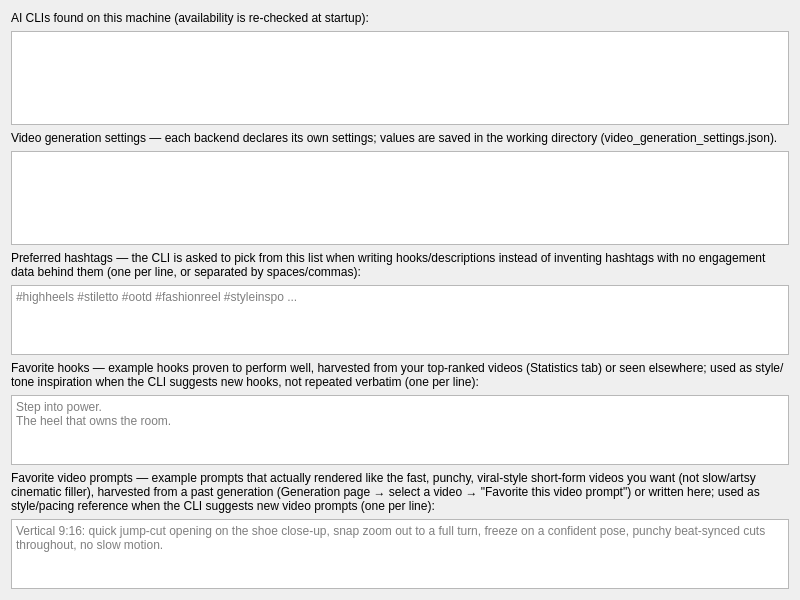
<?xml version="1.0" encoding="UTF-8"?>
<ui version="4.0">
 <class>PaneSettings</class>
 <widget class="QWidget" name="PaneSettings">
  <property name="geometry">
   <rect>
    <x>0</x>
    <y>0</y>
    <width>800</width>
    <height>600</height>
   </rect>
  </property>
  <property name="windowTitle">
   <string>Form</string>
  </property>
  <layout class="QVBoxLayout" name="verticalLayout">
   <item>
    <widget class="QLabel" name="labelClis">
     <property name="text">
      <string>AI CLIs found on this machine (availability is re-checked at startup):</string>
     </property>
    </widget>
   </item>
   <item>
    <widget class="QTableView" name="tableViewClis"/>
   </item>
   <item>
    <widget class="QLabel" name="labelInfo">
     <property name="text">
      <string>Video generation settings — each backend declares its own settings; values are saved in the working directory (video_generation_settings.json).</string>
     </property>
     <property name="wordWrap">
      <bool>true</bool>
     </property>
    </widget>
   </item>
   <item>
    <widget class="QTableView" name="tableViewGenerationSettings"/>
   </item>
   <item>
    <widget class="QLabel" name="labelHashtags">
     <property name="text">
      <string>Preferred hashtags — the CLI is asked to pick from this list when writing hooks/descriptions instead of inventing hashtags with no engagement data behind them (one per line, or separated by spaces/commas):</string>
     </property>
     <property name="wordWrap">
      <bool>true</bool>
     </property>
    </widget>
   </item>
   <item>
    <widget class="QPlainTextEdit" name="plainTextEditHashtags">
     <property name="maximumSize">
      <size>
       <width>16777215</width>
       <height>120</height>
      </size>
     </property>
     <property name="placeholderText">
      <string>#highheels #stiletto #ootd #fashionreel #styleinspo ...</string>
     </property>
    </widget>
   </item>
   <item>
    <widget class="QLabel" name="labelFavoriteHooks">
     <property name="text">
      <string>Favorite hooks — example hooks proven to perform well, harvested from your top-ranked videos (Statistics tab) or seen elsewhere; used as style/tone inspiration when the CLI suggests new hooks, not repeated verbatim (one per line):</string>
     </property>
     <property name="wordWrap">
      <bool>true</bool>
     </property>
    </widget>
   </item>
   <item>
    <widget class="QPlainTextEdit" name="plainTextEditFavoriteHooks">
     <property name="maximumSize">
      <size>
       <width>16777215</width>
       <height>120</height>
      </size>
     </property>
     <property name="placeholderText">
      <string>Step into power.
The heel that owns the room.</string>
     </property>
    </widget>
   </item>
   <item>
    <widget class="QLabel" name="labelFavoriteVideoPrompts">
     <property name="text">
      <string>Favorite video prompts — example prompts that actually rendered like the fast, punchy, viral-style short-form videos you want (not slow/artsy cinematic filler), harvested from a past generation (Generation page → select a video → "Favorite this video prompt") or written here; used as style/pacing reference when the CLI suggests new video prompts (one per line):</string>
     </property>
     <property name="wordWrap">
      <bool>true</bool>
     </property>
    </widget>
   </item>
   <item>
    <widget class="QPlainTextEdit" name="plainTextEditFavoriteVideoPrompts">
     <property name="maximumSize">
      <size>
       <width>16777215</width>
       <height>140</height>
      </size>
     </property>
     <property name="placeholderText">
      <string>Vertical 9:16: quick jump-cut opening on the shoe close-up, snap zoom out to a full turn, freeze on a confident pose, punchy beat-synced cuts throughout, no slow motion.</string>
     </property>
    </widget>
   </item>
  </layout>
 </widget>
 <resources/>
 <connections/>
</ui>
